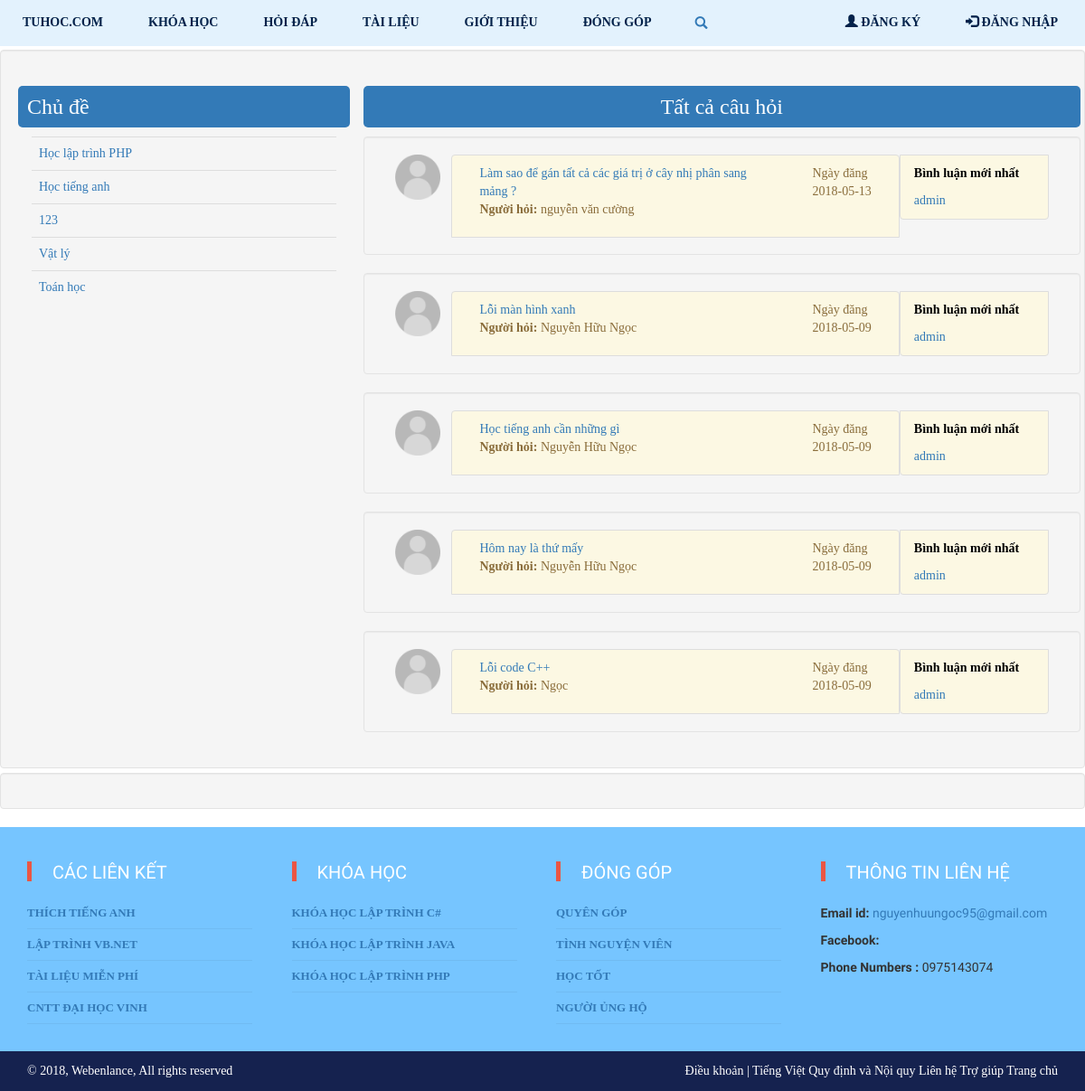
/index.php?xem=chude&id_loai_tin=3, run on an earlier commit of the app's database.
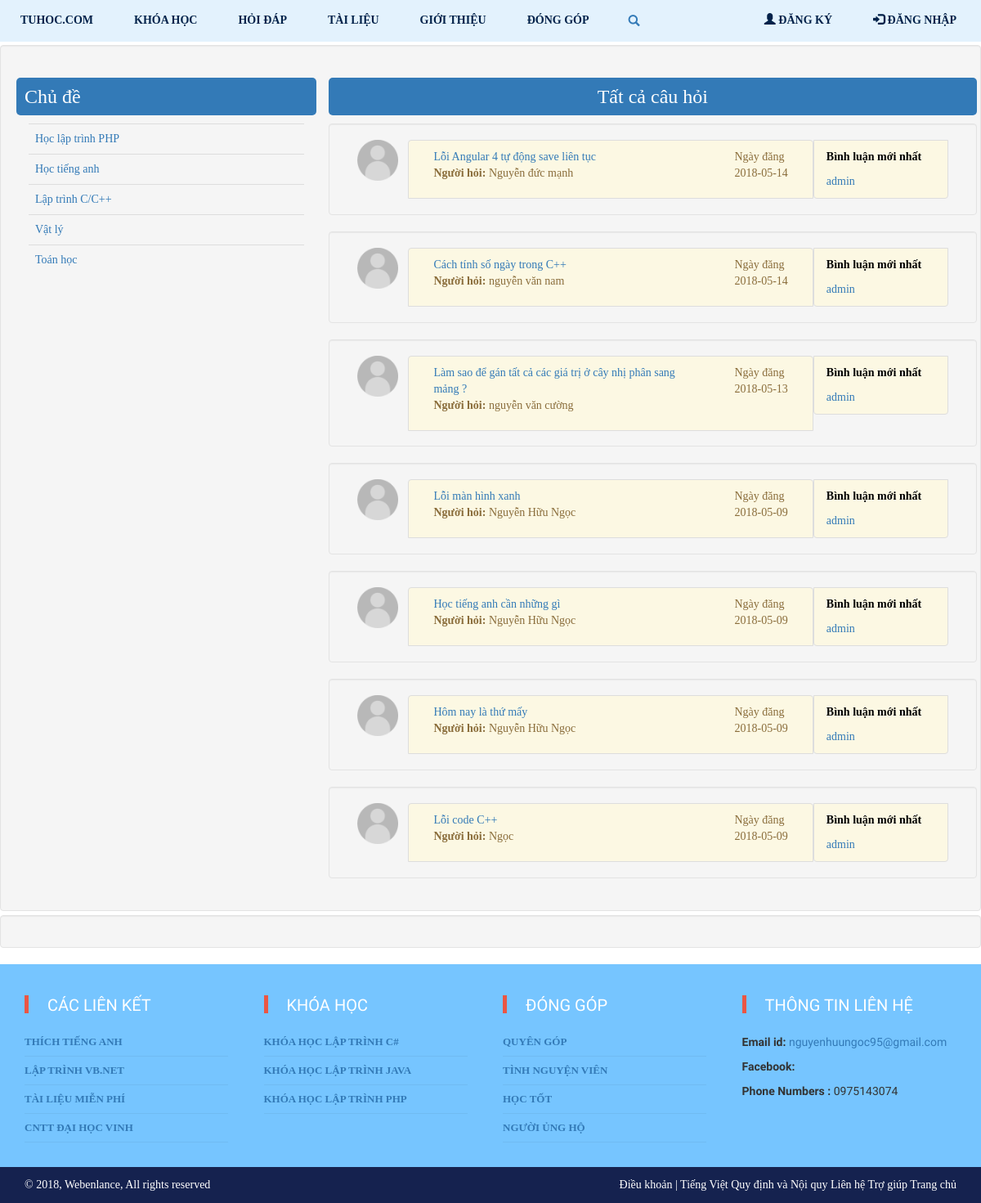
And on a later commit of the database.
### tables this page shows
CREATE TABLE `chu_de` (
  `id` int(11) NOT NULL,
  `ten` varchar(255) NOT NULL,
  `id_loai_tin` int(11) NOT NULL,
  `thu_tu` int(11) NOT NULL,
  `tinh_trang` int(11) NOT NULL
);

CREATE TABLE `cau_hoi` (
  `id` int(11) NOT NULL,
  `tieu_de` varchar(255) NOT NULL,
  `noi_dung` text NOT NULL,
  `hinh_anh` varchar(255) NOT NULL,
  `ten_dang_nhap` varchar(255) NOT NULL,
  `ngay_tao` date NOT NULL,
  `tinh_trang` int(11) NOT NULL
);

CREATE TABLE `thanh_vien` (
  `id` int(11) NOT NULL,
  `ten_dang_nhap` varchar(255) NOT NULL,
  `mat_khau` varchar(255) NOT NULL,
  `email` varchar(255) NOT NULL,
  `ho_ten` varchar(25) NOT NULL,
  `quyen` int(11) NOT NULL,
  `tinh_trang` int(11) NOT NULL
);

### modules/content/chu_de/hoi_dap.php (the view, shortened to what this page needs)
<?php
$sql = "SELECT a.*, b.ho_ten FROM cau_hoi a, thanh_vien b WHERE a.ten_dang_nhap = b.ten_dang_nhap and a.tinh_trang = 1 order by ngay_tao desc limit 10";
$result  = mysqli_query($conn, $sql);
$num_row = mysqli_num_rows($result);
?>
<div class="col-sm-8">
	<div class="container-fluid row ">
		<div class="tieu_de row text-center">
			<h3 class="bg-primary" id="xep_hang">Tất cả câu hỏi </h3>
		</div>
		<?php
		if($num_row == 0){
			echo "Chưa có câu hỏi nào";
		}else{
			while ($row = mysqli_fetch_assoc($result)) {
				?>
				<div class="row well" >
					<div class="col-sm-1 ">
						<a href="" ><img src="image/no-avatar.png" height="50px" width="50px"></a>
					</div>
					<div class="col-sm-11 form-inline">
						<div class="col-sm-9 list-group-item  list-group-item-warning">
							<div class="col-sm-9">
								<a href="index.php?xem=hoidap&id=<?php echo $row['id']?>" class=""> <?php echo $row['tieu_de']?></a>
								<p><b>Người hỏi:</b> <?php echo $row['ho_ten']?></p>
							</div>
							<div class="col-sm-3">
								<span class="pull-right">Ngày đăng<br/> <?php echo $row['ngay_tao']?></span>
							</div>
						</div>
						<div class="col-sm-3 list-group-item  list-group-item-warning">
							<p style="font-weight: bold;color: black;">Bình luận mới nhất</p>
							<a>admin</a>
						</div>
					</div>
				</div>
				<?php
			}
		}
		?>
	</div>
</div>

### modules/content/chu_de/danh_sach.php
<?php
$sql = "SELECT * FROM chu_de  WHERE id_loai_tin = ".$_GET['id_loai_tin']." and tinh_trang =1 order by thu_tu";
$result = mysqli_query($conn, $sql);
?>
<div class="container-fluid well" style="margin-top: 55px ;margin-bottom: 5px">
	<div class="row " width ="100%">
		<div class="col-sm-4">
			<div class="container-fluid">
				<div class="tieu_de row ">
					<h3 class="bg-primary">Chủ đề</h3>
				</div>
				<table class="table table-hover" style="background-color: ">
					<tbody class="list-group">
						<?php
						while($row = mysqli_fetch_assoc($result)){
							echo '
							<tr>
							<td><a href="index.php?xem=chude&id_loai_tin=2&id='.$row['id'].'">'.$row['ten'].'</a></td>
							</tr>';
						}
						?>
					</tbody>
				</table>
			</div>
		</div>
		<?php
			if($_GET['id_loai_tin']==3){
				include("modules/content/chu_de/hoi_dap.php");
			}elseif($_GET['id_loai_tin']==2){
				include("modules/content/chu_de/khoa_hoc.php");
			}elseif ($_GET['id_loai_tin']==4) {
				include("modules/content/chu_de/tai_lieu.php");
			}
		?>
	</div>
</div>
<div class="container-fluid well">
</div>

What changed in the data, as far as the page shows it:
changed chu_de: ten "123" → "Lập trình C/C++"
added cau_hoi: tieu_de "Lỗi Angular 4 tự động save liên tục", thanh_vien.ho_ten "Nguyễn đức mạnh", ngay_tao "2018-05-14"
added cau_hoi: tieu_de "Cách tính số ngày trong C++", thanh_vien.ho_ten "nguyễn văn nam", ngay_tao "2018-05-14"
